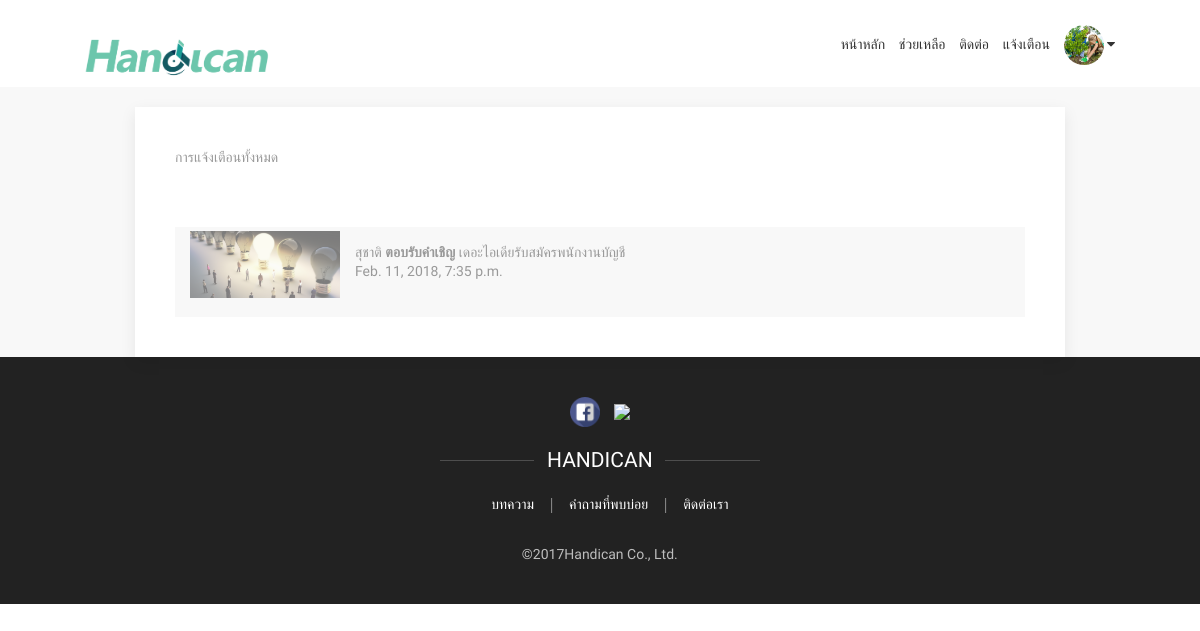
Screenshot of /notificationsall/ (signed in) with the database file from the repository.
### myapp/models.py (models this page shows, shortened)
class DisabilityInfo(models.Model):
	profile = models.ForeignKey(Profile, on_delete=models.SET_NULL,blank=True,null=True)
	first_name = models.CharField(max_length=100,editable=True )
	last_name = models.CharField(max_length=100,editable=True )
	disable_id = models.CharField(max_length=20,blank=True,null=True,)
	citizen_id = models.CharField(max_length=13,blank=True,null=True,)
	region = models.CharField(max_length=10,blank=True,null=True,)
	birth_date = models.DateTimeField(auto_now_add=True,null=True,)
	age = models.IntegerField()
	sex = models.CharField(max_length=10)
	email = models.EmailField(max_length=100)
	phone_no = models.CharField(max_length=20,default="ไม่ระบุ")
	registration_address = models.CharField(max_length=5000,blank=True,null=True,default="ไม่ระบุ")
	registration_province = models.CharField(max_length=5000,blank=True,null=True,default="ไม่ระบุ")
	current_address = models.CharField(max_length=5000,blank=True,null=True,default="ไม่ระบุ")
	current_province = models.CharField(max_length=5000,blank=True,null=True,default="ไม่ระบุ")
	graduate = models.CharField(max_length=100,blank=True,null=True,default="ไม่ระบุ")
	graduate_year = models.CharField(max_length=10,blank=True,null=True,default="ไม่ระบุ")
	educational_institution = models.CharField(max_length=500,blank=True,null=True,default="ไม่ระบุ")
	faculty = models.CharField(max_length=500,blank=True,null=True,default="ไม่ระบุ")
	branch = models.CharField(max_length=500,blank=True,null=True,default="ไม่ระบุ")
	honor_name =  models.CharField(max_length=500,blank=True,null=True,default="ไม่ระบุ")
	honor_year =  models.CharField(max_length=10,blank=True,null=True,default="ไม่ระบุ")
	agency_honor = models.CharField(max_length=500,blank=True,null=True,default="ไม่ระบุ")
	hobbies = models.CharField(max_length=2500,blank=True,null=True,default="ไม่ระบุ")
	interesting_work_cate = models.CharField(max_length=2500,blank=True,null=True,default="ไม่ระบุ")
	language1 = models.CharField(max_length=250,blank=True,null=True,default="ไม่ระบุ")
	listen_skill1 = models.CharField(max_length=50,blank=True,null=True,default="ไม่ระบุ")
	speaking_skill1 = models.CharField(max_length=50,blank=True,null=True,default="ไม่ระบุ")
	reading_skill1 = models.CharField(max_length=50,blank=True,null=True,default="ไม่ระบุ")
	writing_skill1 = models.CharField(max_length=50,blank=True,null=True,default="ไม่ระบุ")
	language2 = models.CharField(max_length=250,blank=True,null=True,default="ไม่ระบุ")
	listen_skill2 = models.CharField(max_length=50,blank=True,null=True,default="ไม่ระบุ")
	speaking_skill2 = models.CharField(max_length=50,blank=True,null=True,default="ไม่ระบุ")
	reading_skill2 = models.CharField(max_length=50,blank=True,null=True,default="ไม่ระบุ")
	writing_skill2 = models.CharField(max_length=50,blank=True,null=True,default="ไม่ระบุ")
	language3 = models.CharField(max_length=250,blank=True,null=True,default="ไม่ระบุ")
	listen_skill3 = models.CharField(max_length=50,blank=True,null=True,default="ไม่ระบุ")
	speaking_skill3 = models.CharField(max_length=50,blank=True,null=True,default="ไม่ระบุ")
	reading_skill3 = models.CharField(max_length=50,blank=True,null=True,default="ไม่ระบุ")
	writing_skill3 = models.CharField(max_length=50,blank=True,null=True,default="ไม่ระบุ")
	language4 = models.CharField(max_length=250,blank=True,null=True,default="ไม่ระบุ")
	listen_skill4 = models.CharField(max_length=50,blank=True,null=True,default="ไม่ระบุ")
	speaking_skill4 = models.CharField(max_length=50,blank=True,null=True,default="ไม่ระบุ")
	reading_skill4 = models.CharField(max_length=50,blank=True,null=True,default="ไม่ระบุ")
	writing_skill4 = models.CharField(max_length=50,blank=True,null=True,default="ไม่ระบุ")
	computer_skill1 = models.CharField(max_length=100,blank=True,null=True,default="ไม่ระบุ")
	computer_skill2 = models.CharField(max_length=100,blank=True,null=True,default="ไม่ระบุ")
	computer_skill3 = models.CharField(max_length=100,blank=True,null=True,default="ไม่ระบุ")
	computer_skill4 = models.CharField(max_length=100,blank=True,null=True,default="ไม่ระบุ")
	computer_skill5 = models.CharField(max_length=100,blank=True,null=True,default="ไม่ระบุ")
	level_computer_skill1 = models.CharField(max_length=50,blank=True,null=True,default="ไม่ระบุ")
	level_computer_skill2 = models.CharField(max_length=50,blank=True,null=True,default="ไม่ระบุ")
	level_computer_skill3 = models.CharField(max_length=50,blank=True,null=True,default="ไม่ระบุ")
	level_computer_skill4 = models.CharField(max_length=50,blank=True,null=True,default="ไม่ระบุ")
	level_computer_skill5 = models.CharField(max_length=50,blank=True,null=True,default="ไม่ระบุ")
	congenital_disease = models.CharField(max_length=500,blank=True,null=True,default="ไม่ระบุ")
	lawsuit = models.CharField(max_length=10,blank=True,null=True,default="ไม่ระบุ")
	helping_myself = models.BooleanField(default=False)
	traveling_by_myself = models.BooleanField(default=False)
	work_in_other_province = models.BooleanField(default=False)
	working_time = models.CharField(max_length=50,blank=True,null=True,default="ไม่ระบุ")
	current_status = models.CharField(max_length=50,blank=True,null=True,default="ไม่ระบุ")
	disability_cate = models.CharField(max_length=100)
	disability_level = models.CharField(max_length=10,blank=True,null=True,default="1")
	disability_reason = models.CharField(max_length=50,blank=True,null=True,default="1")
	disabled_year = models.CharField(max_length=10,blank=True,null=True,default="")
	disabled_equiptment = models.CharField(max_length=50,blank=True,null=True,default="")
	job_exp = models.CharField(max_length=10,default="",blank=True,null=True,)
	last_company_name = models.CharField(max_length=1000,blank=True,null=True,)
	last_company_province = models.CharField(max_length=100,blank=True,null=True,)
	position = models.CharField(max_length=300,blank=True,null=True,)
	working_start_date = models.DateTimeField(auto_now_add=True,null=True,)
	working_end_date = models.DateTimeField(auto_now_add=True,null=True,)
	quit_job_reason = models.CharField(max_length=500,blank=True,null=True,)
	job_interest1 = models.CharField(max_length=100,blank=True,null=True,)
	job_interest2 = models.CharField(max_length=100,blank=True,null=True,)
	job_interest3 = models.CharField(max_length=100,blank=True,null=True,)
	expected_salary1 = models.CharField(max_length=100,blank=True,null=True,)
	expected_salary2 = models.CharField(max_length=100,blank=True,null=True,)
	expected_salary3 = models.CharField(max_length=100,blank=True,null=True,)
	expected_welfare = models.CharField(max_length=1000)
	created_at = models.DateTimeField(auto_now_add=True,null=True,)

class Notifications(models.Model):
	user = models.ForeignKey(User, on_delete=models.SET_NULL,blank=True,null=True)
	job = models.ForeignKey(Job,on_delete=models.SET_NULL,blank=True,null=True)
	tarket = models.ForeignKey(Profile,on_delete=models.SET_NULL,blank=True,null=True)
	action = models.CharField(max_length=20,editable=True )
	obj = models.CharField(max_length=200,editable=True ,blank=True,null=True)
	is_read = models.BooleanField(default=False)
	message= models.CharField(max_length=5000,editable=True,blank=True,null=True)
	created_at = models.DateTimeField(auto_now_add=True,null=True,)

### myapp/views.py (the view, shortened to what this page needs)
# urls.py: url(r'^notificationsall/$',views.show_notifications, name="show_notifications"),
def show_notifications(request):
    list_noti =[]
    print("dothis")
    try :
        profile = Profile.objects.get(user=request.user)
        noti = Notifications.objects.filter(tarket=profile)
        for i in noti:
            temp = {'actor': '', 'action': '','target':'', 'obj':'','time':None,'img':None,
            'is_read': False,'job_id': None}
            if User.objects.filter(pk=request.user.id, groups__name='company').exists() :
                p = Profile.objects.get(user=i.user)
                dis = DisabilityInfo.objects.get(profile=p)
                temp['actor'] = dis.first_name
                temp['action'] = i.action
                temp['obj'] = i.obj
                temp['time'] = i.created_at
                temp['is_read'] = i.is_read
                temp['img'] = p.profile_picture.url
            list_noti.append(temp)
    except :
        raise
    print(list_noti,"555555")
    return render(request, 'notifications.html', {'list_noti':list_noti})

### myapp/templates/notifications.html
{% extends 'base.html' %}{% load static %} {% block content %}
    <div class="container ">
    <br>
    <div class="uk-card uk-card-default uk-card-body">
      <p class="uk-text-muted  uk-margin-remove-top">การแจ้งเตือนทั้งหมด</p>
      <br>
      <ul class="uk-list uk-list-divider uk-padding-remove-bottom ">
        {% for i in noti %}
          {% if not i.is_read %}
            <li  class="uk-padding-small">
              <a class="uk-link-reset" href="{% url "click_noti" i.job_name i.job_id i.noti_id  %}">
                <div class="uk-grid-small uk-flex-middle " uk-grid>
                  <div class="uk-width-auto ">
                    <img style="width: 150px;height: auto;" class="noti"  src="{{i.img}}" />
                  </div>
                  <div class="uk-width-expand ">
                    <p class="uk-margin-remove-bottom"></i> {{i.name}}<b> {{i.action}} </b>{{i.obj}} </p>
                    <p class="uk-text-meta uk-margin-remove-top uk-margin-bottom"><time > {{i.time | timesince}}</time></p>
                  </div>
                </div>
              </a>
            </li>
          {% else %}
            <li  class=" uk-background-muted uk-margin-remove-top uk-padding-small ">
              <a class="uk-text-muted " href="{% url "click_noti" i.job_name i.job_id i.noti_id  %}">
                <div class="uk-grid-small uk-flex-middle " uk-grid>
                  <div class="uk-width-auto">
                    <img style="width: 150px;height: auto;opacity: .5;" class="noti"  src="{{i.img}}" />
                  </div>
                  <div class="uk-width-expand">
                    <p class="uk-margin-remove-bottom">{{i.name}}<b> {{i.action}} </b>{{i.obj}}</p>
                    <p class="uk-text-meta uk-margin-remove-top uk-margin-bottom"><time >{{i.time}}</time></p>
                  </div>
                </div>
              </a>
            </li>
          {% endif %}
        {% endfor %}
      </ul>
    </div>
  </div>
{% endblock %}

### static/css/css_home/style.css (style rules this page uses)
body { font-family: 'Open Sans', sans-serif; }
a { text-decoration: none; transition: .3s all ease-in-out; }
img { width: 100%; }

### rows the page displays
DisabilityInfo: name "สุชาติ"
Notifications: action "ตอบรับคำเชิญ", obj "เดอะไอเดียรับสมัครพนักงานบัญชี", time "Feb. 11, 2018, 7:35 p.m."
